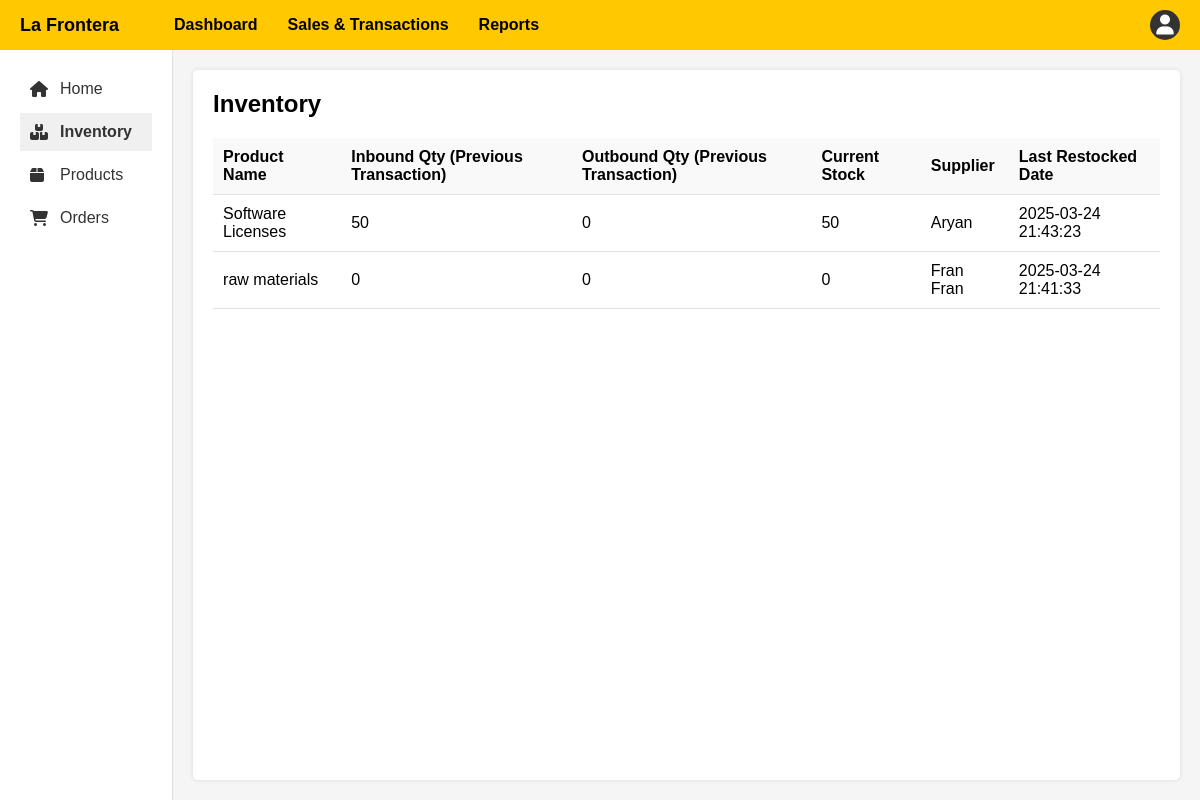
/InventoryPage.php (signed in), run on the app's committed database.
### tables this page shows
CREATE TABLE `inventory` (
  `id` int(11) NOT NULL,
  `product_name` varchar(255) NOT NULL,
  `inbound_qty` int(11) NOT NULL DEFAULT 0,
  `outbound_qty` int(11) NOT NULL DEFAULT 0,
  `current_stock` int(11) NOT NULL,
  `supplier` varchar(255) NOT NULL,
  `last_restocked` datetime NOT NULL,
  `stockpile` int(11) NOT NULL DEFAULT 0  
);

### InventoryPage.php (the view, shortened to what this page needs)
<?php
include 'config.php';
$sql = "SELECT * FROM inventory";
$result = mysqli_query($conn, $sql);
?>
<!DOCTYPE html>
<html lang="en">
<head>
    <link rel="stylesheet" href="https://cdnjs.cloudflare.com/ajax/libs/font-awesome/6.4.0/css/all.min.css">
    <link rel="stylesheet" href="style.css">
</head>
<body>
<div class="header">
    <div class="logo">La Frontera</div>
    <div class="search-nav">
        <a href="MenuPage.php" class="nav-item">Dashboard</a>
        <a href="#" class="nav-item"><i ></i> Sales & Transactions</a>
        <a href="reports.php" class="nav-item">Reports</a>
    </div>
    <div class="user-dropdown">
        <div class="user-icon" id="userDropdownBtn">
            <i class="fas fa-user"></i>
        </div>
    </div>
</div>
<div class="container">
    <div class="sidebar">
        <a href="MenuPage.php" class="sidebar-item"><i class="fas fa-home"></i> Home</a>
        <a href="InventoryPage.php" class="sidebar-item active"><i class="fas fa-boxes"></i> Inventory</a>
        <a href="ProductPage.php" class="sidebar-item"><i class="fas fa-box"></i> Products</a>
        <a href="OrderPage.php" class="sidebar-item"><i class="fas fa-shopping-cart"></i> Orders</a>
    </div>
    <div class="content">
        <div class="content-header">
            <h2>Inventory</h2>
        </div>
        <table>
            <thead>
                <tr>
                    <th>Product Name</th>
                    <th>Inbound Qty (Previous Transaction)</th>
                    <th>Outbound Qty (Previous Transaction)</th>
                    <th>Current Stock</th>
                    <th>Supplier</th>
                    <th>Last Restocked Date</th>
                </tr>
            </thead>
            <tbody id="productTable">
                <?php while ($row = mysqli_fetch_assoc($result)) : ?>
                    <tr>
                        <td><?= htmlspecialchars($row['product_name']) ?></td>
                        <td><?= htmlspecialchars($row['inbound_qty']) ?></td>
                        <td><?= htmlspecialchars($row['outbound_qty']) ?></td>
                        <td><?= htmlspecialchars($row['current_stock']) ?></td>
                        <td><?= htmlspecialchars($row['supplier']) ?></td>
                        <td><?= htmlspecialchars($row['last_restocked']) ?></td>
                    </tr>
                <?php endwhile; ?>
            </tbody>
        </table>
    </div>
</div>
</body>
</html>

### style.css (style rules this page uses)
* { margin: 0; padding: 0; box-sizing: border-box; font-family: Arial, sans-serif; }
body { background-color: #f5f5f5; }
.header { background-color: #FFC800; padding: 10px 20px; display: flex; justify-content: space-between; align-items: center; }
.logo { font-weight: bold; color: black; font-size: 18px; }
.search-nav { display: flex; align-items: center; flex-grow: 1; margin-left: 40px; }
.nav-item { margin: 0 15px; color: black; text-decoration: none; font-weight: bold; }
.user-icon { background-color: #333; color: white; width: 30px; height: 30px; border-radius: 50%; display: flex; align-items: center; justify-content: center; }
.container { display: flex; min-height: calc(100vh - 50px); }
.sidebar { width: 200px; background-color: white; padding: 20px; border-right: 1px solid #e0e0e0; }
.sidebar-item { padding: 10px; margin-bottom: 5px; display: flex; align-items: center; text-decoration: none; color: #333; }
.sidebar-item i { margin-right: 10px; width: 20px; }
.sidebar-item.active { background-color: #f0f0f0; font-weight: bold; }
.content { flex-grow: 1; padding: 20px; background-color: white; margin: 20px; border-radius: 5px; box-shadow: 0 0 5px rgba(0,0,0,0.1); }
.content-header { display: flex; justify-content: space-between; align-items: center; margin-bottom: 20px; }
table { width: 100%; border-collapse: collapse; }
table th, table td { padding: 10px; text-align: left; border-bottom: 1px solid #e0e0e0; }
table th { background-color: #f9f9f9; }

### InventoryPage.php (style rules this page uses)
.user-dropdown { position: relative; display: inline-block; }
.user-icon { cursor: pointer; padding: 10px; font-size: 20px; position: relative; }

### data on the page
inventory: product_name "Software Licenses", inbound_qty "50", outbound_qty "0", current_stock "50", supplier "Aryan", last_restocked "2025-03-24 21:43:23"
inventory: product_name "raw materials", inbound_qty "0", outbound_qty "0", current_stock "0", supplier "Fran Fran", last_restocked "2025-03-24 21:41:33"
